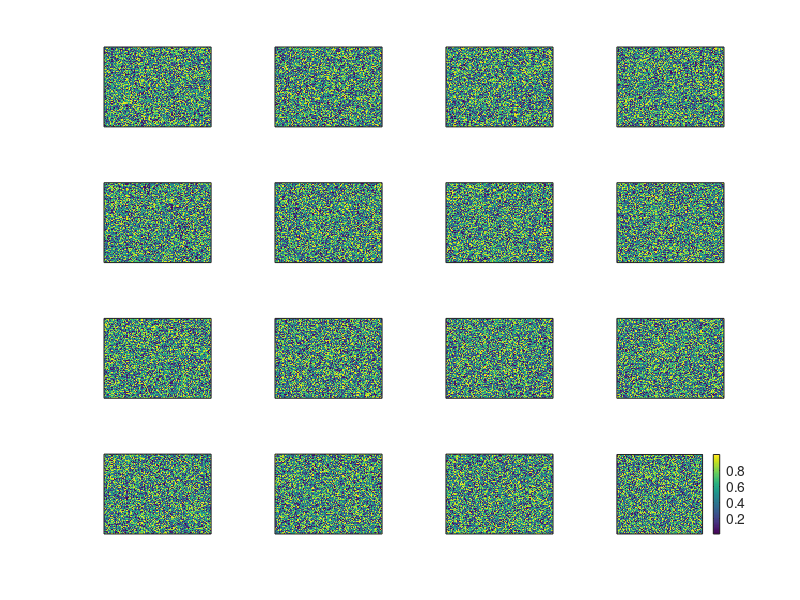

Source code (MATLAB): (Note: this script raises an error after producing the figure.)
clc;
clear all;

M = rand(4, 4, 100, 100);

% Now we will plot all 16 elements (4x4) of the Mueller matrix
figure;

% Find the global min and max for the color scale (to make plots consistent)
minVal = min(M(:));
maxVal = max(M(:));

% Loop through each element of the 4x4 Mueller matrix and plot them
for i = 1:4
    for j = 1:4
        % Arrange subplots in a 4x4 grid for each matrix element
        subplot(4, 4, (i-1)*4 + j); 
        
        % Plot the (i,j) element of the Mueller matrix using real data from M
        imagesc(squeeze(M(i, j, :, :, 1))); % Using the first wavelength for plotting
        
        % Set the color scale for each plot to be consistent
        caxis([minVal maxVal]);
        
        % Remove axis labels for a cleaner presentation
        set(gca, 'XTick', [], 'YTick', []);
    end
end

% Add a single colorbar on the side of the entire figure, applying to all subplots
h = colorbar;
h.Position = [0.93 0.1 0.02 0.8]; % Adjust the position of the colorbar

% Optionally add a global title for the entire figure
sgtitle('Mueller Matrix Elements for TiO2 Layer');

